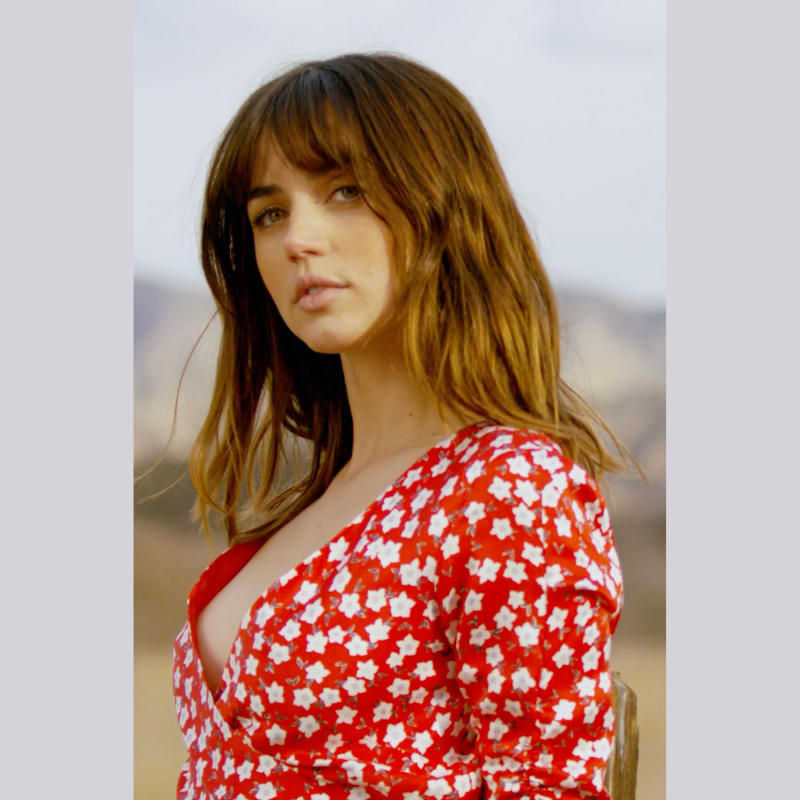
#> input picture ADA.png, 800 x 800 px
$ python index.py
#> lines starting #> are read from the running program, lines starting #| are printed output that depends on the picture; after the words box and inside, x2 and y2 are one past the last pixel; in counts of white or black regions, pixels touching at a corner belong together
#> further down, img is the input picture: shape (800, 800, 3); mean B, G, R 141, 151.3, 183.9
import cv2

#convert an image into cartoon character
#You can customize the value of the given parameters
def cartoonify(img):
    #convert the image into grayscale
    gray = cv2.cvtColor(img, cv2.COLOR_BGR2GRAY)
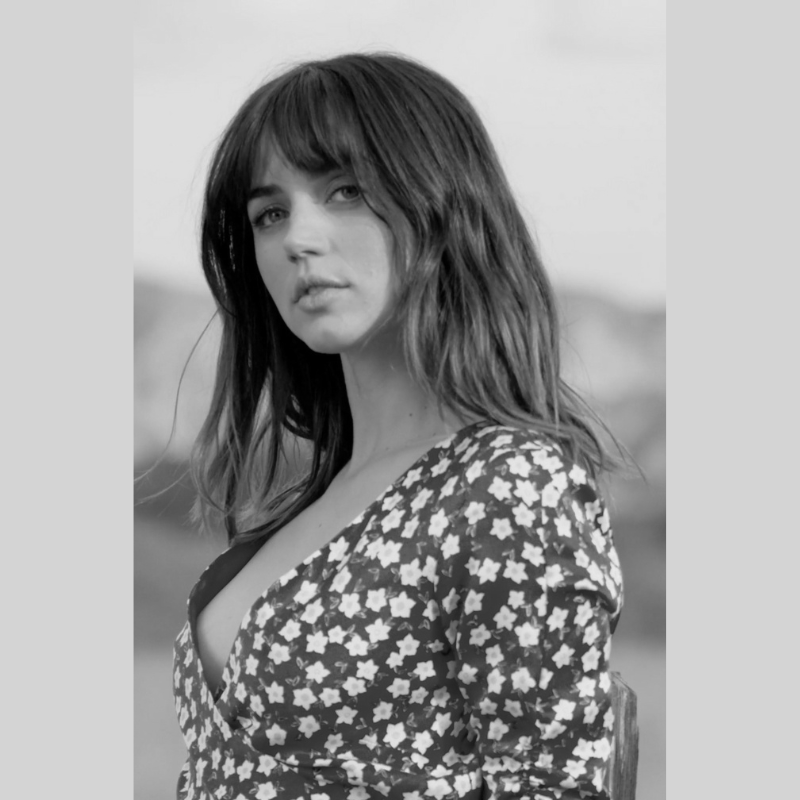
#> gray: shape (800, 800); min 0, max 234, mean 159.8
    #apply median blur to smoothen the image
    gray = cv2.medianBlur(gray,5)
    #detect edges in an image and threshold it
    edges = cv2.adaptiveThreshold(gray, 255, cv2.ADAPTIVE_THRESH_MEAN_C, cv2.THRESH_BINARY, 9,9)
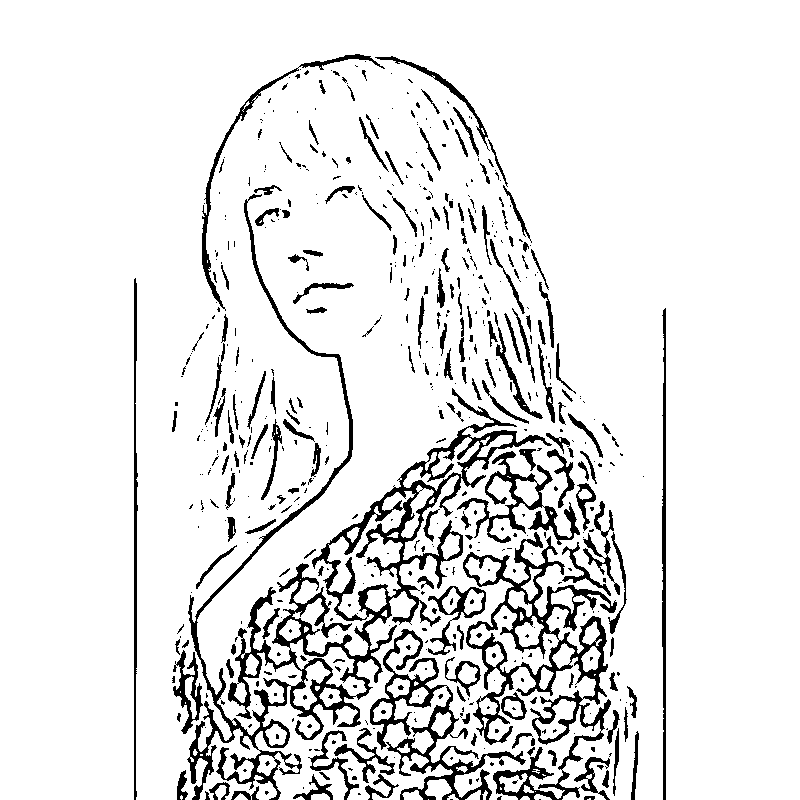
#> edges: shape (800, 800); 90.1% white; 590 black regions (392 under 20 px), largest, box (x1, y1, x2, y2) and area: (187, 194, 552, 800) 18882, (463, 532, 617, 800) 9238, (370, 629, 526, 800) 4571
    #apply bilateral filter to remove noise and keep edge sharp as possible
    color  = cv2.bilateralFilter(img, 9, 300, 300)
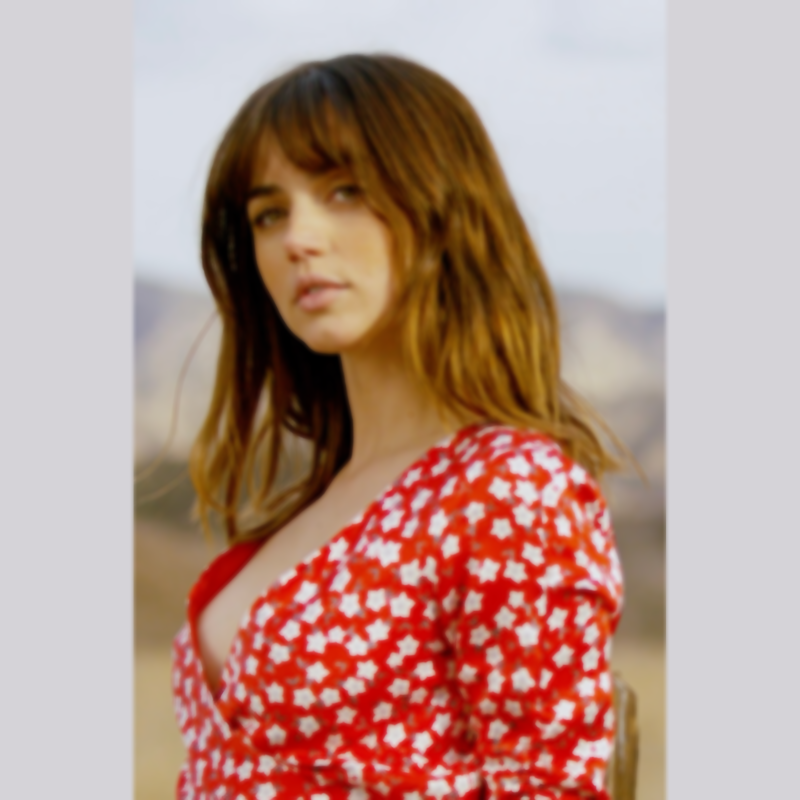
#> color: shape (800, 800, 3); mean B, G, R 141, 151.3, 183.9
    #mask edged image with our "BEAUTIFY" image
    cartoon = cv2.bitwise_and(color, color, mask=edges)
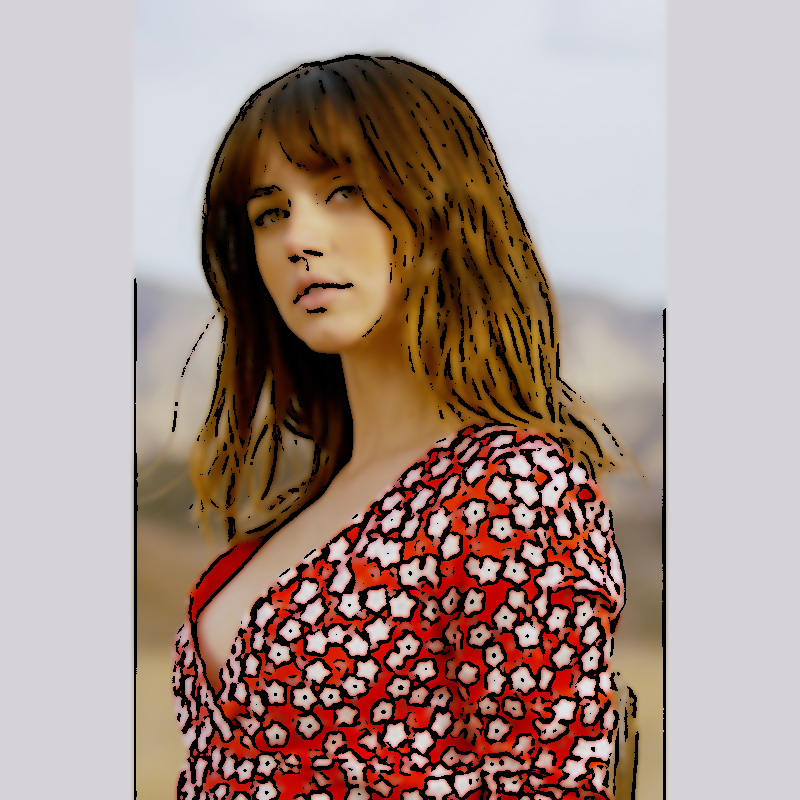
#> cartoon: shape (800, 800, 3); mean B, G, R 136.5, 145.1, 167
    return cartoon

if __name__ == "__main__":
    #read image
    img = cv2.imread("ADA.png")
    #call cartoonify function
    cartoon = cartoonify(img)
    #display image
    cv2.imshow("Cartoon", cartoon)
    cv2.waitKey(0)
    cv2.destroyAllWindows()
